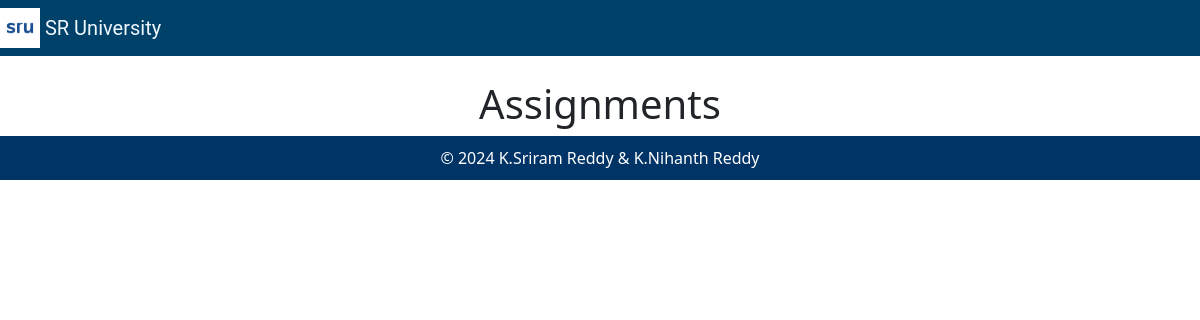
/Python/, run on an earlier commit of the app's database.
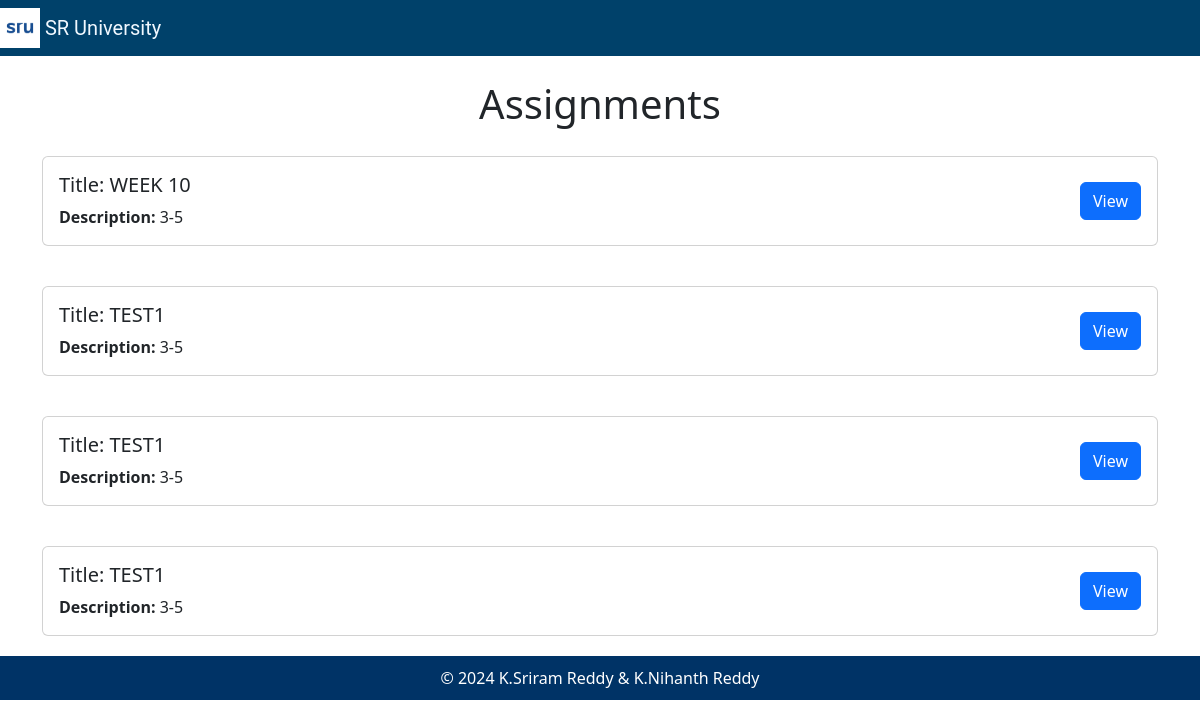
And on a later commit of the database.
### assignments/models.py (models this page shows, shortened)
class Assigments(models.Model):
    title = models.CharField(max_length=200)
    description = models.TextField(default='')
    subject = models.CharField(max_length=200)
    created_at = models.DateTimeField(auto_now_add=True)
    assignment_file = models.FileField(upload_to='assignments/')  # Removed the default value
    posted_by = models.CharField(max_length=200, default='')

### assignments/views.py (the view)
# urls.py: path('<str:course_name>/', views.assigments_display,name='assigments_display'),
def assigments_display(request, course_name):
    assignments = Assigments.objects.filter(subject=course_name)
    return render(request, 'assignments_display.html', {'assignments': assignments})

### templates/assignments_display.html (shortened to what this page needs)
<!DOCTYPE html>
<html lang="en">
<head>
   <link rel="stylesheet" href="https://stackpath.bootstrapcdn.com/bootstrap/4.5.2/css/bootstrap.min.css">
    <link href="https://cdn.jsdelivr.net/npm/bootstrap@5.3.3/dist/css/bootstrap.min.css" rel="stylesheet">
</head>
<body>
     {% include 'navbar.html' %}
    <div class="container mt-4">
        <h1 class="text-center">Assignments</h1>
       <div class="row">
    {% for assignment in assignments %}
        <div class="col-md-12">
            <div class="card">
                <div class="card-body d-flex justify-content-between align-items-center">
                    <div>
                        <h5 class="card-title">Title: {{ assignment.title }}</h5>
                        <p class="card-text"><strong>Description:</strong> {{ assignment.description }}</p>
                    </div>
                    <a href="{{ assignment.assignment_file.url }}" target="_blank" class="btn btn-primary">View</a>
                </div>
            </div>
        </div>
    {% endfor %}
</div>
    </div>
    <footer>
        <div class="footer-content">
            <p>&copy; 2024 K.Sriram Reddy & K.Nihanth Reddy</p>
        </div>
    </footer>
</body>
</html>

What changed in the data, as far as the page shows it:
added Assigments: title "WEEK 10", description "3-5"
added Assigments: title "TEST1", description "3-5"
added Assigments: title "TEST1", description "3-5"
added Assigments: title "TEST1", description "3-5"
